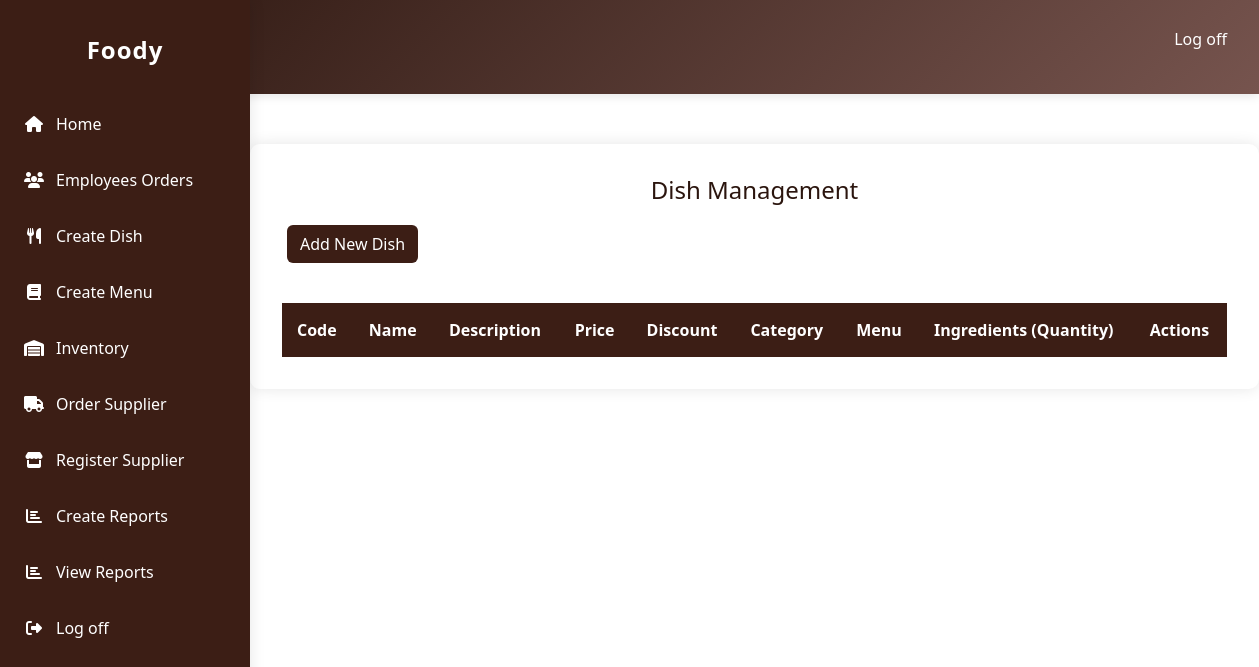
The page /Foody/DiningRoomManager/viewDish.php on the database as committed earlier.
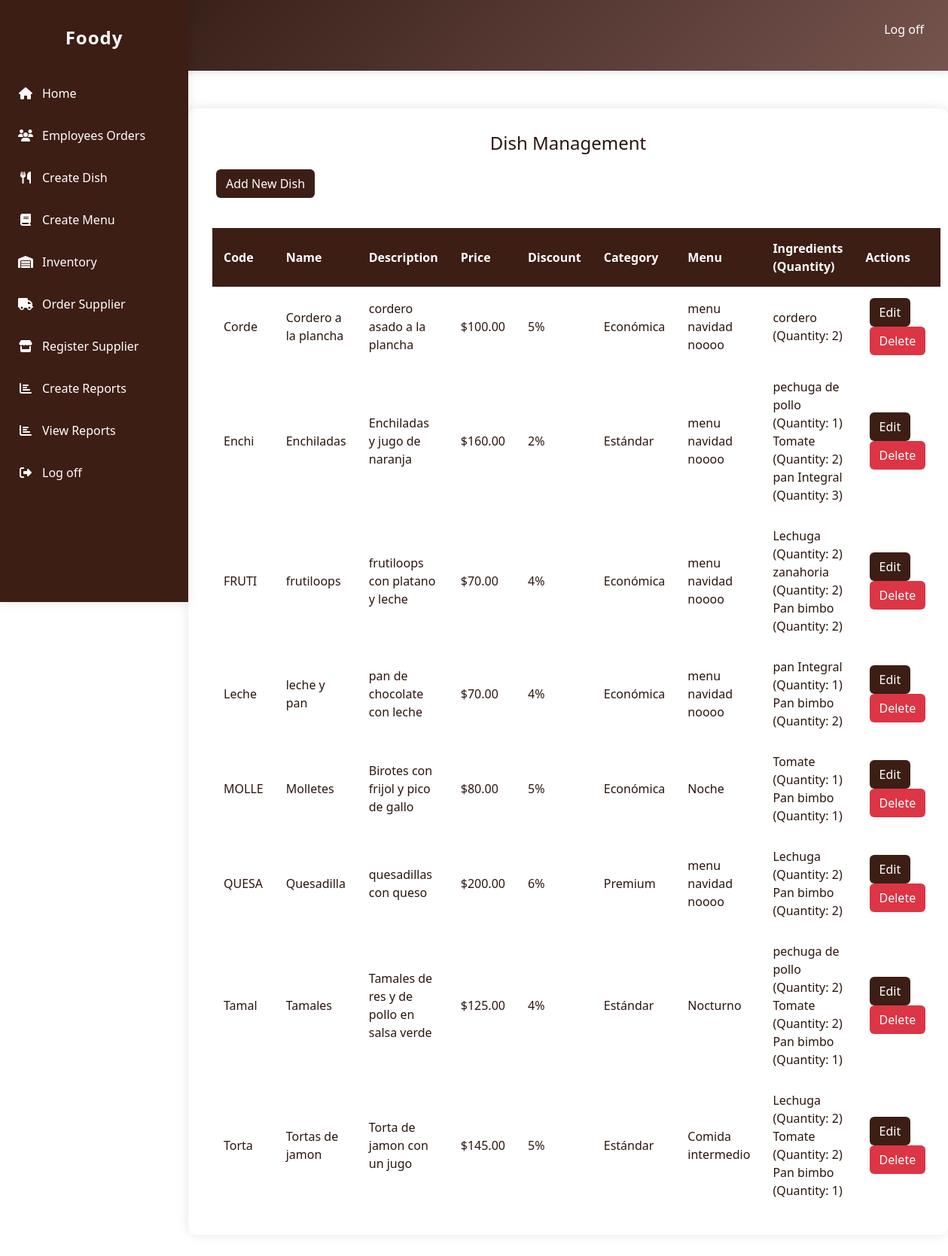
The same page on the database as committed later.
### tables this page shows
CREATE TABLE `dish` (
  `code` varchar(5) NOT NULL,
  `name` varchar(50) NOT NULL,
  `description` varchar(150) DEFAULT NULL,
  `price` float NOT NULL,
  `discountPercentage` float NOT NULL,
  `category` varchar(5) NOT NULL,
  `menu` varchar(5) DEFAULT NULL,
  PRIMARY KEY (`code`),
  KEY `category` (`category`),
  KEY `menu` (`menu`),
  CONSTRAINT `dish_ibfk_1` FOREIGN KEY (`category`) REFERENCES `category` (`code`),
  CONSTRAINT `dish_ibfk_2` FOREIGN KEY (`menu`) REFERENCES `menu` (`code`)
);

CREATE TABLE `category` (
  `code` varchar(5) NOT NULL,
  `name` varchar(20) DEFAULT NULL,
  PRIMARY KEY (`code`)
);

CREATE TABLE `menu` (
  `code` varchar(5) NOT NULL,
  `name` varchar(30) NOT NULL,
  `description` varchar(60) NOT NULL,
  `menu_type` int NOT NULL,
  PRIMARY KEY (`code`),
  KEY `menu_type` (`menu_type`),
  CONSTRAINT `menu_type` FOREIGN KEY (`menu_type`) REFERENCES `menu_type` (`num`)
);

CREATE TABLE `dish_ingred` (
  `dish` varchar(5) NOT NULL,
  `ingredients` int NOT NULL,
  `numberIngred` int NOT NULL,
  PRIMARY KEY (`dish`,`ingredients`),
  KEY `ingredients` (`ingredients`),
  CONSTRAINT `dish_ingred_ibfk_1` FOREIGN KEY (`dish`) REFERENCES `dish` (`code`),
  CONSTRAINT `dish_ingred_ibfk_2` FOREIGN KEY (`ingredients`) REFERENCES `ingredients` (`num`)
);

CREATE TABLE `ingredients` (
  `num` int NOT NULL AUTO_INCREMENT,
  `name` varchar(20) NOT NULL,
  `experitionDate` date DEFAULT NULL,
  `stock` int NOT NULL,
  `price` float NOT NULL,
  PRIMARY KEY (`num`)
);

### Foody/DiningRoomManager/viewDish.php (the view, shortened to what this page needs)
<?php
global $conn;
function getDishIngredients($conn, $dishCode) {
    $query = "SELECT i.num, i.name, i.experitionDate, di.numberIngred
              FROM ingredients i
              JOIN dish_ingred di ON i.num = di.ingredients
              WHERE di.dish = ?";
    $stmt = $conn->prepare($query);
    $stmt->bind_param("s", $dishCode);
    $stmt->execute();
    $result = $stmt->get_result();
    $ingredients = [];
    while ($row = $result->fetch_assoc()) {
        $ingredients[] = [
            'id' => $row['num'],
            'name' => $row['name'],
            'experitionDate' => $row['experitionDate'],
            'quantity' => $row['numberIngred']
        ];
    }
    return $ingredients;
}
$query = "SELECT d.*, c.name as category_name, m.name as menu_name
          FROM dish d
          JOIN category c ON d.category = c.code
          JOIN menu m ON d.menu = m.code
          ORDER BY d.name";
$result = $conn->query($query);
?>
<!DOCTYPE html>
<html lang="en">
<head>
    <link rel="stylesheet" href="/css/DiningRoMCSS/view.Dish.css">
    <link rel="stylesheet" href="../css/static/css/bootstrap.min.css">
</head>
<body>
    <header>
        <div class="menu">
            <a href="homeDiningRoom.php" class="logo">Foody</a>
            <nav class="navbar">
                <ul>
                    <li><a href="../index.php">Log off</a></li>
                </ul>
            </nav>
        </div>
    </header>
    <aside class="sidebar">
        <a href="homeDiningRoom.php" class="logo">Foody</a>
        <nav class="sidebar-nav">
            <ul>
                <li><a href="homeDiningRoom.php"><i class="fas fa-home"></i>Home</a></li>
                <li><a href="viewOrderEmplo.php"><i class="fas fa-users"></i>Employees Orders</a></li>
                <li><a href="createDish.php"><i class="fas fa-utensils"></i>Create Dish</a></li>
                <li><a href="createmenu.php"><i class="fas fa-book"></i>Create Menu</a></li>
                <li><a href="inventoryIngredients.php"><i class="fas fa-warehouse"></i>Inventory</a></li>
                <li><a href="orderSupplier.php"><i class="fas fa-truck"></i>Order Supplier</a></li>
                <li><a href="createSupplier.php"><i class="fas fa-store"></i>Register Supplier</a></li>
                <li><a href="createReport.php"><i class="fas fa-chart-bar"></i>Create Reports</a></li>
                <li><a href="reports.php"><i class="fas fa-chart-bar"></i>View Reports</a></li>
                <li><a href="../index.php"><i class="fas fa-sign-out-alt"></i>Log off</a></li>
            </ul>
        </nav>
    </aside>
    <div class="dishes-container">
        <h2>Dish Management</h2>
        <div class="controls">
            <a href="createDish.php" class="btn btn-add">Add New Dish</a>
        </div>
        <table>
            <thead>
                <tr>
                    <th>Code</th>
                    <th>Name</th>
                    <th>Description</th>
                    <th>Price</th>
                    <th>Discount</th>
                    <th>Category</th>
                    <th>Menu</th>
                    <th>Ingredients (Quantity)</th>
                    <th>Actions</th>
                </tr>
            </thead>
            <tbody>
                <?php while ($dish = $result->fetch_assoc()): ?>
                    <tr>
                        <td><?php echo htmlspecialchars($dish['code']); ?></td>
                        <td><?php echo htmlspecialchars($dish['name']); ?></td>
                        <td><?php echo htmlspecialchars($dish['description']); ?></td>
                        <td>$<?php echo number_format($dish['price'], 2); ?></td>
                        <td><?php echo ($dish['discountPercentage'] * 100) . '%'; ?></td>
                        <td><?php echo htmlspecialchars($dish['category_name']); ?></td>
                        <td><?php echo htmlspecialchars($dish['menu_name']); ?></td>
                        <td>
                            <?php
                            $ingredients = getDishIngredients($conn, $dish['code']);
                            foreach ($ingredients as $ing) {
                                echo htmlspecialchars($ing['name']) . ' (Quantity: ' . $ing['quantity'] . ')<br>';
                            }
                            ?>
                        </td>
                        <td>
                            <a href="editDish.php?code=<?php echo htmlspecialchars($dish['code']); ?>" class="btn btn-edit">Edit</a>
                            <form method="POST" style="display: inline;" onsubmit="return confirm('Are you sure you want to delete this dish?');">
                                <button type="submit" name="delete_dish" class="btn btn-delete">Delete</button>
                            </form>
                        </td>
                    </tr>
                <?php endwhile; ?>
            </tbody>
        </table>
    </div>
</body>
</html>

Rows that differ between the two databases and show on the page:
added dish: code "Corde", name "Cordero a la plancha", description "cordero asado a la plancha", price "100.00", $dish['discountPercentage']*100 "5", category.name "Económica", menu.name "menu navidad noooo"
added dish_ingred: ingredients.name "cordero", numberIngred "2", shown under "Corde"
added dish: code "Enchi", name "Enchiladas", description "Enchiladas y jugo de naranja", price "160.00", $dish['discountPercentage']*100 "2", category.name "Estándar", menu.name "menu navidad noooo"
added dish_ingred: ingredients.name "pechuga de pollo", numberIngred "1", shown under "Enchi"
added dish_ingred: ingredients.name "Tomate", numberIngred "2"
added dish_ingred: ingredients.name "pan Integral", numberIngred "3", shown under "Enchi"
added dish: code "FRUTI", name "frutiloops", description "frutiloops con platano y leche", price "70.00", $dish['discountPercentage']*100 "4", category.name "Económica", menu.name "menu navidad noooo"
added dish_ingred: ingredients.name "Lechuga", numberIngred "2"
added dish_ingred: ingredients.name "zanahoria", numberIngred "2", shown under "FRUTI"
added dish_ingred: ingredients.name "Pan bimbo", numberIngred "2"
added dish: code "Leche", name "leche y pan", description "pan de chocolate con leche", price "70.00", $dish['discountPercentage']*100 "4", category.name "Económica", menu.name "menu navidad noooo"
added dish_ingred: ingredients.name "pan Integral", numberIngred "1", shown under "Leche"
added dish: code "MOLLE", name "Molletes", description "Birotes con frijol y pico de gallo", price "80.00", $dish['discountPercentage']*100 "5", category.name "Económica", menu.name "Noche"
added dish_ingred: ingredients.name "Tomate", numberIngred "1", shown under "MOLLE"
added dish_ingred: ingredients.name "Pan bimbo", numberIngred "1"
added dish: code "QUESA", name "Quesadilla", description "quesadillas con queso", price "200.00", $dish['discountPercentage']*100 "6", category.name "Premium", menu.name "menu navidad noooo"
added dish: code "Tamal", name "Tamales", description "Tamales de res y de pollo en salsa verde", price "125.00", $dish['discountPercentage']*100 "4", category.name "Estándar", menu.name "Nocturno", name "pechuga de pollo", quantity "2"
added dish: code "Torta", name "Tortas de jamon", description "Torta de jamon con un jugo", price "145.00", $dish['discountPercentage']*100 "5", category.name "Estándar", menu.name "Comida intermedio"
